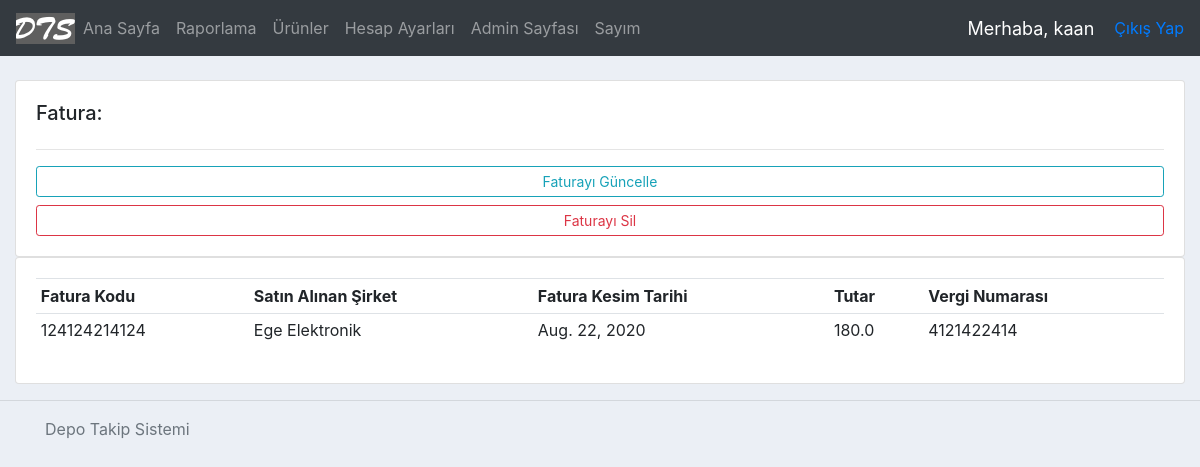
Page /invoice/53/ (signed in) on the committed database.
### accounts/models.py (models this page shows, shortened)
class Invoice(models.Model): #fatura
    invoiceCode = models.CharField( max_length = 200 )
    vendor = models.CharField( max_length=200, blank=True, null=True ) #faturayı kesen firma
    date = models.DateField( blank=True, null=True) #fatura kesim tarihi
    sum = models.FloatField( blank=True, null=True ) #tutar
    taxNo = models.CharField( max_length=200, blank=True, null=True ) #vergi numarası
    history = HistoricalRecords()

### accounts/views.py (the view)
# urls.py: path('invoice/<str:pk>/', views.invoice, name='invoice-path'),
@login_required(login_url='login')
def invoice(request, pk):
    invoice = Invoice.objects.get(id=pk)
    context = {'invoice': invoice}
    return render( request, 'accounts/invoice.html', context )

### accounts/templates/accounts/invoice.html (shortened to what this page needs)
{%  extends 'accounts/main.html' %}
{% block content %}
<br>
<div class="row">
	<div class="col-md">
		<div class="card card-body">
			<h5>Fatura:</h5>
			<hr>
			<a class="btn btn-outline-info  btn-sm btn-block" href="{% url 'updateInvoice' invoice.id %}">Faturayı Güncelle</a>
			<a class="btn btn-outline-danger  btn-sm btn-block" href="{% url 'deleteInvoice' invoice.id %}">Faturayı Sil</a>
		</div>
	</div>
</div>
<div class="row">
	<div class="col-md">
		<div class="card card-body">
			<table class="table table-sm">
				<tr>
					<th>Fatura Kodu</th>
					<th>Satın Alınan Şirket</th>
					<th>Fatura Kesim Tarihi</th>
					<th>Tutar</th>
					<th>Vergi Numarası</th>
				</tr>
				<tr>
					<td>{{ invoice.invoiceCode}}</td>
					<td>{{ invoice.vendor }}</td>
					<td>{{ invoice.date }}</td>
					<td>{{ invoice.sum }}</td>
					<td>{{ invoice.taxNo }}</td>
			</table>
		</div>
	</div>
</div>
{% endblock %}

### accounts/templates/accounts/navbar.html (shortened to what this page needs)
{% load static %}
<nav class="navbar navbar-expand-lg navbar-dark bg-dark">
    <a href="/">
        <img class="logo" src="{% static 'images/dts.png' %}">
    </a>
    <div class="collapse navbar-collapse" id="navbarNav">
        <ul class="navbar-nav">
          <li class="nav-item ">
              <a class="nav-link" href="{% url 'home' %}">Ana Sayfa</a>
          </li>
          <li class="nav-item ">
              <a class="nav-link" href="/reportPage">Raporlama</a>
          </li>
          <li class="nav-item ">
              <a class="nav-link" href="/products">Ürünler</a>
          </li>
          {% if request.user.is_staff %}
          <li class="nav-item">
              <a class="nav-link" href="{% url 'account' %}">Hesap Ayarları</a>
          </li>
          {% endif %}
          <li class="nav-item">
              <a class="nav-link" href="/admin">Admin Sayfası</a>
          </li>
          <li class="nav-item">
              <a class="nav-link" href="/stocktakePage">Sayım</a>
          </li>
        </ul>
    </div>
    <span class="hello-msg">Merhaba, {{request.user}}</span>
    <span><a href="{% url 'logout' %}">Çıkış Yap</a></span>
</nav>

### static/css/main.css (style rules this page uses)
body { background-color: #ebeff5; }

### accounts/templates/accounts/navbar.html (style rules this page uses)
.hello-msg { font-size: 18px; color: #fff; margin-right: 20px; }

### rows in the picture
Invoice: invoiceCode "124124214124", vendor "Ege Elektronik", date "Aug. 22, 2020", sum "180.0", taxNo "4121422414"

### other values in the picture
{{ request.user }} "kaan"
